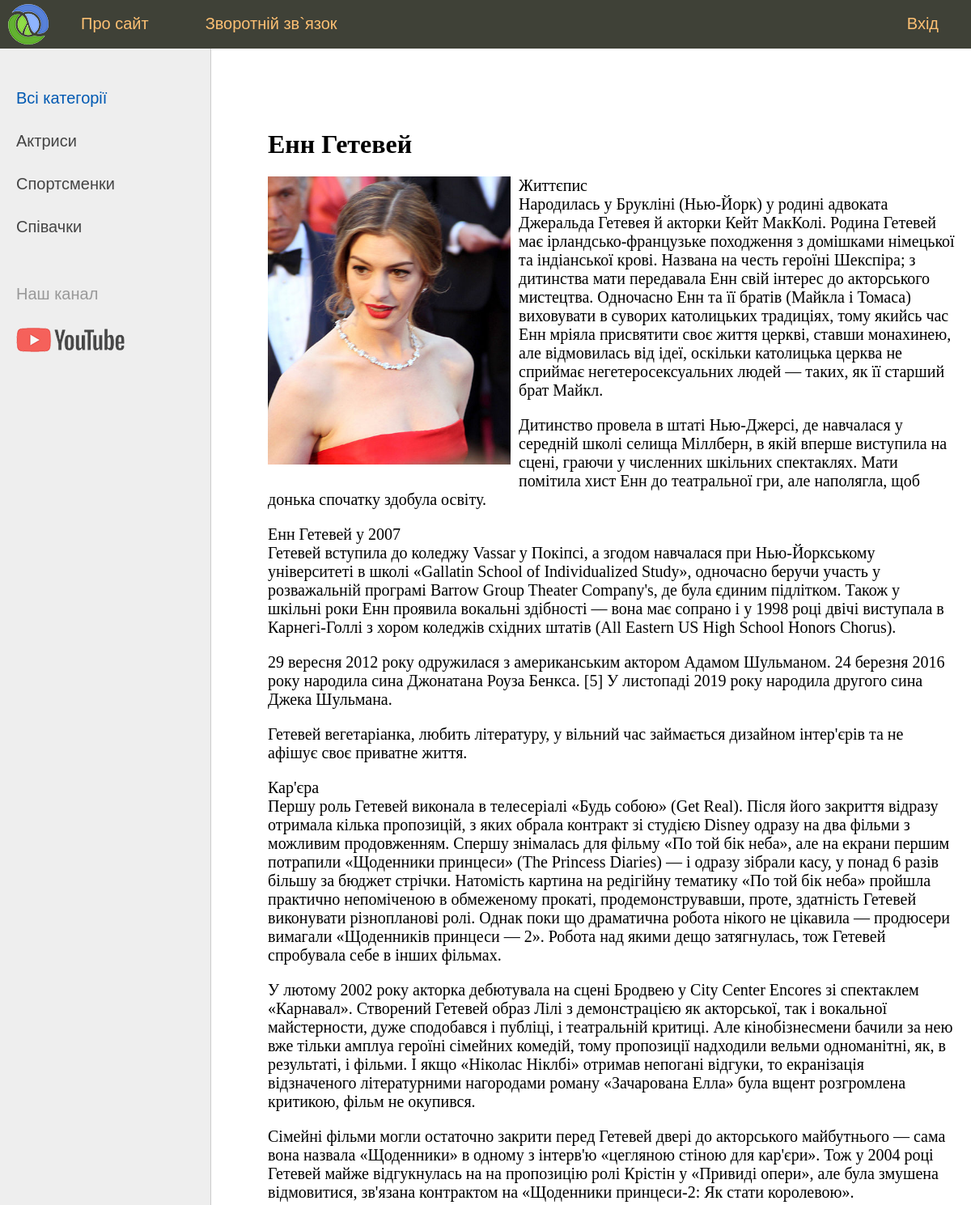
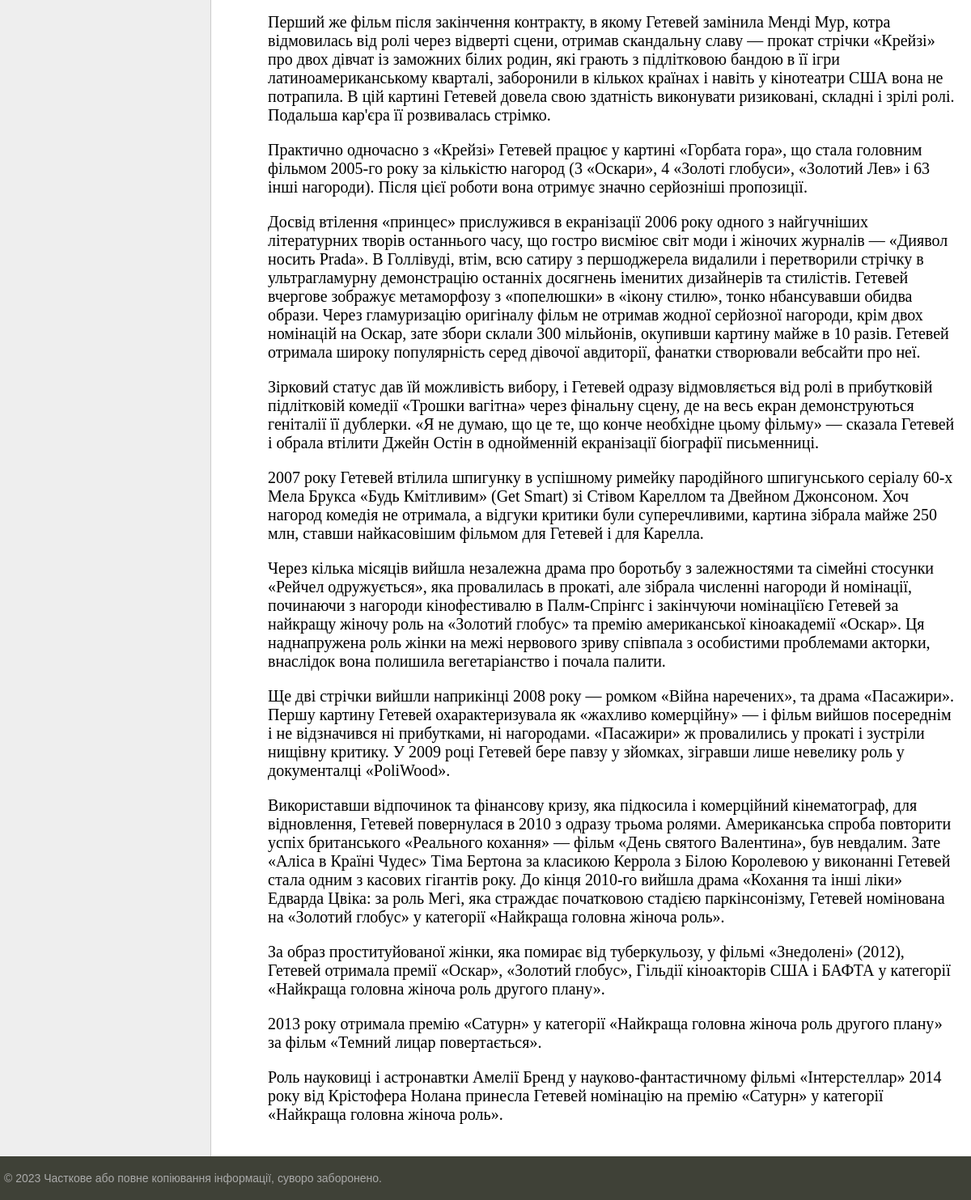
Screenshot of /post/enn-getevej/ with the database file from the repository (2 pictures, top to bottom).
### women/models.py (models this page shows, shortened)
class Category(models.Model):
    name = models.CharField(max_length=100, db_index=True, verbose_name='Категорія')
    slug = models.SlugField(max_length=255, unique=True, db_index=True, verbose_name='URL')
    def get_absolute_url(self):
        return reverse('category', kwargs={'cat_slug': self.slug})
    class Meta:
        verbose_name = 'Категорія'
        verbose_name_plural = 'Категорії'
        ordering = ['id']

class Women(models.Model):
    title = models.CharField(max_length=255, verbose_name='Заголовок')
    slug = models.SlugField(max_length=255, unique=True, db_index=True, verbose_name='URL')
    content = models.TextField(blank=True, verbose_name='Текст публікації')
    photo = models.ImageField(upload_to="photos/%Y/%m/%d/", verbose_name='Фото')
    time_create = models.DateTimeField(auto_now_add=True, verbose_name='Дата створення')
    time_update = models.DateTimeField(auto_now=True, verbose_name='Дата змінення')
    is_published = models.BooleanField(default=True, verbose_name='Опубліковано')
    cat = models.ForeignKey(Category, on_delete=models.PROTECT, verbose_name='Категорія')
    class Meta:
        verbose_name = 'Відомі жінки'
        verbose_name_plural = 'Відомі жінки'
        ordering = ['-time_create', 'title']

### women/views.py (the view)
# urls.py: path('post/<slug:post_slug>/', ShowPost.as_view(), name='post'),
class ShowPost(DataMixin, DetailView):
    model = Women
    template_name = 'women/post.html'
    slug_url_kwarg = 'post_slug'
    context_object_name = 'post'
    def get_context_data(self, *, object_list=None, **kwargs):
        context = super().get_context_data(**kwargs)
        c_def = self.get_user_context(title='post')
        return dict(list(context.items()) + list(c_def.items()))

### women/utils.py (called while the page is built)
    def get_user_context(self, **kwargs):
        context = kwargs
        cats = Category.objects.annotate(Count('women'))
        user_menu = menu.copy()
        if not self.request.user.is_authenticated:
            user_menu.pop(1)
        context['menu'] = user_menu
        context['cats'] = cats
        if 'cat_selected' not in context:
            context['cat_selected'] = 0
        return context

### women/templates/women/post.html
{% extends 'women/base.html' %}
{% block content %}
  <h1>{{ post.title }}</h1>
{% if post.photo %}
  <p><img class="img-article-left" src="{{ post.photo.url }}"></p>
{% endif %}
{{ post.content|linebreaks }}
{% endblock %}

### women/templates/women/base.html (shortened to what this page needs)
<!DOCTYPE html>
{% load static %}
{% load women_tags %}
<html>
<head>
    <link type="text/css" href="{% static 'women/css/styles.css' %}" rel="stylesheet"/>
</head>
<body>
<table class="table-page" border=0 cellpadding="0" cellspacing="0">
    <tr>
        <td valign=top>
            {% block mainmenu %}
            <div class="header">
                <ul id="mainmenu" class="mainmenu">
                    <li class="logo"><a href="{% url 'home' %}">
                        <div class="logo"></div>
                    </a></li>
                    {% for m in menu %}
                        {% if not forloop.last %}
                            <li><a href="{% url m.url_name %}">{{m.title}}</a></li>
                        {% else %}
                            <li class="last"><a href="{% url m.url_name %}">{{m.title}}</a></li>
                        {% endif %}
                    {% endfor %}
                </ul>
            </div>
            {% endblock mainmenu %}
            <table class="table-content" border=0 cellpadding="0" cellspacing="0">
                <tr>
                    <td valign="top" class="left-chapters">
                        <ul id="leftchapters">
                            {% if cat_selected == 0 %}
                                <li class="selected">Всі категорії</li>
                            {% else %}
                                <li><a href="{% url 'home' %}">Всі категорії</a></li>
                            {% endif %}
                            {% for c in cats %}
                                {% if c.women__count > 0 %}
                                    {% if c.pk == cat_selected %}
                                    <li class="selected">{{ c.name }}</li>
                                    {% else %}
                                    <li><a href="{{ c.get_absolute_url }}">{{ c.name }}</a></li>
                                    {% endif %}
                                {% endif %}
                            {% endfor %}
                            <li class="share">
                                <p>Наш канал</p>
                                <a class="share-yt"
                                   href="https://www.youtube.com/watch?v=yNycw9zhO98&list=RDyNycw9zhO98&start_radio=1"
                                   target="_blank" rel="nofollow"></a>
                            </li>
                        </ul>
                    </td>
                    <td valign="top" class="content">
                        <div class="content-text">
                            {% block content %}
                            {% endblock %}
                        </div>
                    </td>
                </tr>
            </table>
        </td>
    </tr>
    <tr>
        <td valign=top>
            <div id="footer">
                <p>&copy; 2023 Часткове або повне копіювання інформації, суворо заборонено.</p>
            </div>
        </td>
    </tr>
</table>
</body>
</html>

### women/static/women/css/styles.css (style rules this page uses)
html, body { font-family: 'Arial'; margin: 0; padding: 0; height: 100%; width: 100%; color: #444; }
a { color: #0059b2; text-decoration: none; }
img { max-width: 600px; height: auto; }
img.img-article-left { max-width: 300px; height: auto; float: left; padding: 0 10px 10px 0; }
.table-page { width: 100%; height: 100%; vertical-align: top; }
.table-page tr { height: 100%; }
.header { background: #3F4137; height: 60px; }
.logo { background: url('../images/logo.png') no-repeat 10px 5px; width: 70px; height: 60px; }
ul.mainmenu { list-style: none; margin: 0; padding: 0; height: 60px; color: #fdc073; font-size: 20px; overflow: hidden; }
ul.mainmenu li { float: left; margin: 18px 40px 0 30px; }
ul.mainmenu li.logo { margin: 0; }
ul.mainmenu li.last { float: right; }
ul.mainmenu li a { color: #fdc073; text-decoration: none; }
.table-content { width: 100%; min-height: 100%; height: 100%; }
.left-chapters { margin: 0; background: #eee; border-right: 1px solid #ccc; min-height: 100%; }
.left-chapters ul { width: 230px; min-height: 100%; margin: 0; padding: 20px 10px 10px 20px; list-style: none; font-size: 20px; }
.left-chapters ul li { margin: 30px 0 0 0; color: #999; }
.left-chapters ul li.selected { color: #0059b2; }
.left-chapters ul li a { color: #444; text-decoration: none; }
.left-chapters ul li.share { margin: 60px 0 0 0; }
.left-chapters ul li.share p { margin: 30px 0 30px 0; }
.left-chapters ul li.share a { display: inline-block; width: 40px; height: 40px; margin: 0 20px 0 0; }
.left-chapters ul li.share a.share-yt { width: 100%; height: 30px; background: url('../images/share_yt.png') no-repeat 0 0 }
.content { padding: 40px 20px 20px 40px; width: 100%; box-sizing: border-box; }
.content-text { margin: 60px 0 0 30px; color: #000; font-size: 20px; font-family: Yandex Sans Display Light; }
.content-text h1 { font-size: 32px; }
#footer { box-sizing: border-box; background: #3F4137; padding: 5px; color: #aaa; font-size: 14px; font-family: Verdana, Geneva, Arial, Helvetica; text-align: left; overflow: hidden; }

### rows the page displays
Category: name "Актриси"
Category: name "Спортсменки"
Category: name "Співачки"
Women: title "Енн Гетевей", photo (picture), content "Життєпис Народилась у Брукліні (Нью-Йорк) у родині адвоката Джеральда Гетевея й акторки Кейт МакКолі. Родина Гетевей має ірландсько-французьке походження з домішками німецької та індіанської крові. Названа на честь героїні Шекспіра; з дитинства мати передавала Енн свій інтерес до акторського мистецтва. Одночасно Енн та її братів (Майкла і Томаса) виховувати в суворих католицьких традиціях, тому якийсь час Енн мріяла присвятити своє життя церкві, ставши монахинею, але відмовилась від ідеї, оскільки католицька церква не сприймає негетеросексуальних людей — таких, як її старший брат Майкл. Дитинство провела в штаті Нью-Джерсі, де навчалася у середній школі селища Міллберн, в якій вперше…"

### other values shown
{{ m.title }} "Про сайт" "Зворотній зв`язок"
{{ m.title }} "Вхід"
